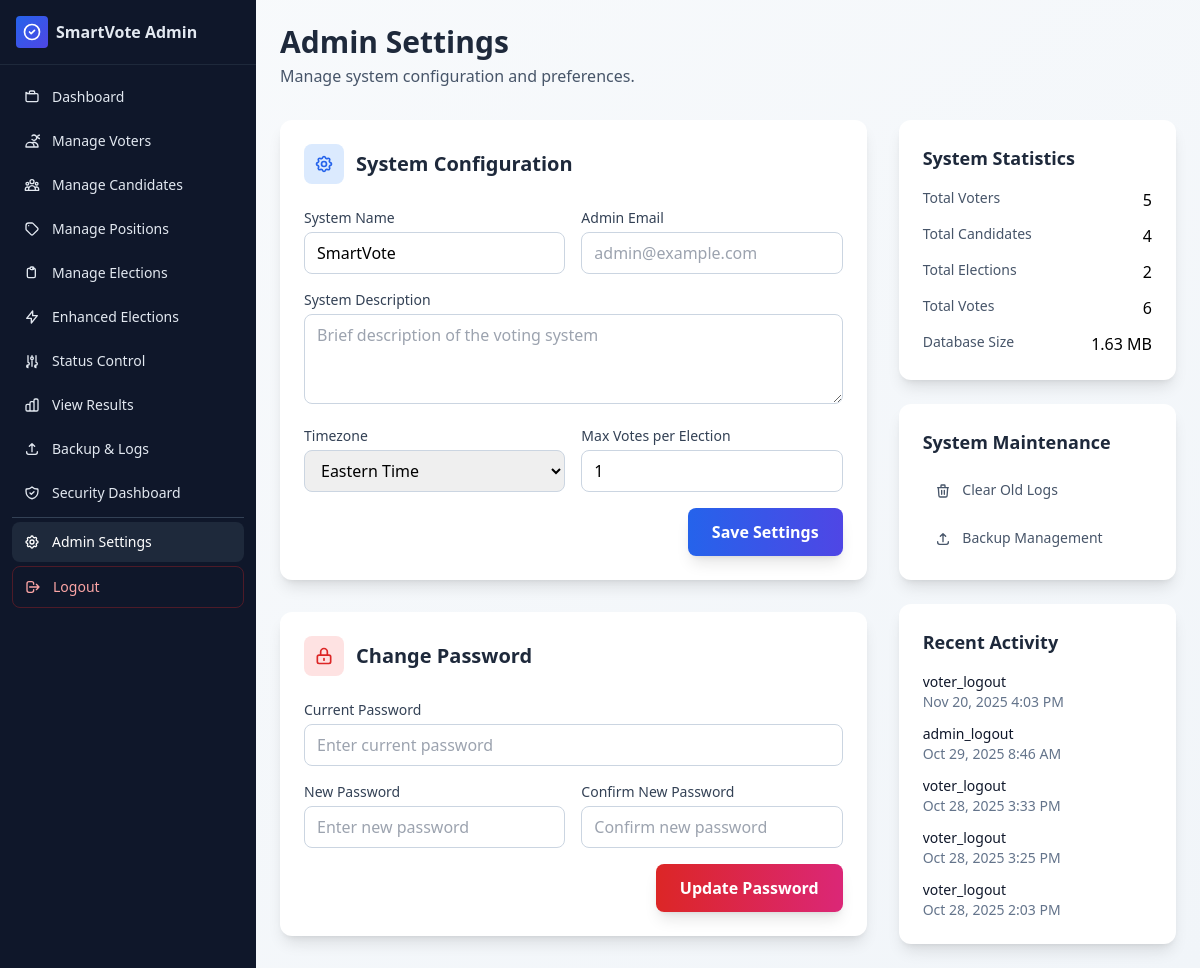
The page /admin/settings.php (signed in) on the database its author committed.
### tables this page shows
CREATE TABLE `system_logs` (
  `id` int(11) NOT NULL AUTO_INCREMENT,
  `user_id` int(11) DEFAULT NULL,
  `user_type` enum('admin','voter') DEFAULT NULL,
  `action` varchar(100) NOT NULL,
  `description` text DEFAULT NULL,
  `ip_address` varchar(45) DEFAULT NULL,
  `user_agent` text DEFAULT NULL,
  `created_at` timestamp NOT NULL DEFAULT current_timestamp(),
  PRIMARY KEY (`id`),
  KEY `idx_user_id` (`user_id`),
  KEY `idx_user_type` (`user_type`),
  KEY `idx_action` (`action`),
  KEY `idx_created_at` (`created_at`)
);

### admin/settings.php (the view, shortened to what this page needs)
<?php
require_once __DIR__ . '/../includes/db_connect.php';
$settings = [];
$settingsQuery = $pdo->query("SELECT setting_key, setting_value FROM system_settings");
while ($row = $settingsQuery->fetch(PDO::FETCH_ASSOC)) {
    $settings[$row['setting_key']] = $row['setting_value'];
}
$stats = [];
$stats['total_voters'] = $pdo->query("SELECT COUNT(*) FROM voters")->fetchColumn();
$stats['total_candidates'] = $pdo->query("SELECT COUNT(*) FROM candidates")->fetchColumn();
$stats['total_elections'] = $pdo->query("SELECT COUNT(*) FROM elections")->fetchColumn();
$stats['total_votes'] = $pdo->query("SELECT COUNT(*) FROM votes")->fetchColumn();
$stats['total_logs'] = $pdo->query("SELECT COUNT(*) FROM system_logs")->fetchColumn();
$recentActivity = $pdo->query("
    SELECT * FROM system_logs
    ORDER BY created_at DESC
    LIMIT 10
")->fetchAll();
$dbSize = $pdo->query("
    SELECT ROUND(SUM(data_length + index_length) / 1024 / 1024, 2) AS 'DB Size in MB'
    FROM information_schema.tables
    WHERE table_schema = DATABASE()
")->fetchColumn();
?>
<!DOCTYPE html>
<html lang="en">
<head>
    <script src="https://cdn.tailwindcss.com"></script>
</head>
<body class="bg-gradient-to-br from-slate-50 to-slate-100 min-h-screen">
    <?php include __DIR__ . '/includes/sidebar.php'; ?>
    <main class="lg:ml-64 p-4 lg:p-6 pt-16 lg:pt-6 min-h-screen">
            <div class="mb-8">
                <h1 class="text-3xl font-bold text-slate-800">Admin Settings</h1>
                <p class="text-slate-600 mt-1">Manage system configuration and preferences.</p>
            </div>
            <div class="grid grid-cols-1 lg:grid-cols-3 gap-8">
                <div class="lg:col-span-2 space-y-8">
                    <div class="bg-white rounded-xl shadow-lg p-6">
                        <div class="flex items-center mb-6">
                            <div class="w-10 h-10 bg-blue-100 rounded-lg flex items-center justify-center mr-3">
                            </div>
                            <h2 class="text-xl font-semibold text-slate-800">System Configuration</h2>
                        </div>
                        <form method="post" class="space-y-4">
                            <div class="grid grid-cols-1 md:grid-cols-2 gap-4">
                                <div>
                                    <label class="block text-sm font-medium text-slate-700 mb-1">System Name</label>
                                    <input name="system_name" value="<?php echo htmlspecialchars($settings['system_name'] ?? 'SmartVote'); ?>"
                                           placeholder="Enter system name"
                                           class="w-full border border-slate-300 rounded-lg px-3 py-2 focus:outline-none focus:ring-2 focus:ring-brand focus:border-transparent">
                                </div>
                                <div>
                                    <label class="block text-sm font-medium text-slate-700 mb-1">Admin Email</label>
                                    <input type="email" name="admin_email" value="<?php echo htmlspecialchars($settings['admin_email'] ?? ''); ?>"
                                           placeholder="admin@example.com"
                                           class="w-full border border-slate-300 rounded-lg px-3 py-2 focus:outline-none focus:ring-2 focus:ring-brand focus:border-transparent">
                                </div>
                            </div>
                            <div>
                                <label class="block text-sm font-medium text-slate-700 mb-1">System Description</label>
                                <textarea name="system_description" rows="3"
                                          placeholder="Brief description of the voting system"
                                          class="w-full border border-slate-300 rounded-lg px-3 py-2 focus:outline-none focus:ring-2 focus:ring-brand focus:border-transparent"><?php echo htmlspecialchars($settings['system_description'] ?? ''); ?></textarea>
                            </div>
                            <div class="grid grid-cols-1 md:grid-cols-2 gap-4">
                                <div>
                                    <label class="block text-sm font-medium text-slate-700 mb-1">Timezone</label>
                                    <select name="timezone" class="w-full border border-slate-300 rounded-lg px-3 py-2 focus:outline-none focus:ring-2 focus:ring-brand focus:border-transparent">
                                        <option value="America/New_York" <?php echo ($settings['timezone'] ?? '') === 'America/New_York' ? 'selected' : ''; ?>>Eastern Time</option>
                                    </select>
                                </div>
                                <div>
                                    <label class="block text-sm font-medium text-slate-700 mb-1">Max Votes per Election</label>
                                    <input type="number" name="max_votes_per_election" min="1" max="10"
                                           value="<?php echo (int)($settings['max_votes_per_election'] ?? 1); ?>"
                                           class="w-full border border-slate-300 rounded-lg px-3 py-2 focus:outline-none focus:ring-2 focus:ring-brand focus:border-transparent">
                                </div>
                            </div>
                            <div class="flex justify-end">
                                <button type="submit" class="bg-gradient-to-r from-blue-600 to-indigo-600 hover:from-blue-700 hover:to-indigo-700 text-white rounded-lg px-6 py-3 font-semibold shadow-lg hover:shadow-xl transition-all duration-200">
                                    Save Settings
                                </button>
                            </div>
                        </form>
                    </div>
                    <div class="bg-white rounded-xl shadow-lg p-6">
                        <div class="flex items-center mb-6">
                            <div class="w-10 h-10 bg-red-100 rounded-lg flex items-center justify-center mr-3">
                                <svg class="w-5 h-5 text-red-600" fill="none" stroke="currentColor" viewBox="0 0 24 24">
                                    <path stroke-linecap="round" stroke-linejoin="round" stroke-width="2" d="M12 15v2m-6 4h12a2 2 0 002-2v-6a2 2 0 00-2-2H6a2 2 0 00-2 2v6a2 2 0 002 2zm10-10V7a4 4 0 00-8 0v4h8z"></path>
                                </svg>
                            </div>
                            <h2 class="text-xl font-semibold text-slate-800">Change Password</h2>
                        </div>
                        <form method="post" class="space-y-4">
                            <div>
                                <label class="block text-sm font-medium text-slate-700 mb-1">Current Password</label>
                                <input type="password" name="current_password" required
                                       placeholder="Enter current password"
                                       class="w-full border border-slate-300 rounded-lg px-3 py-2 focus:outline-none focus:ring-2 focus:ring-brand focus:border-transparent">
                            </div>
                            <div class="grid grid-cols-1 md:grid-cols-2 gap-4">
                                <div>
                                    <label class="block text-sm font-medium text-slate-700 mb-1">New Password</label>
                                    <input type="password" name="new_password" required minlength="6"
                                           placeholder="Enter new password"
                                           class="w-full border border-slate-300 rounded-lg px-3 py-2 focus:outline-none focus:ring-2 focus:ring-brand focus:border-transparent">
                                </div>
                                <div>
                                    <label class="block text-sm font-medium text-slate-700 mb-1">Confirm New Password</label>
                                    <input type="password" name="confirm_password" required minlength="6"
                                           placeholder="Confirm new password"
                                           class="w-full border border-slate-300 rounded-lg px-3 py-2 focus:outline-none focus:ring-2 focus:ring-brand focus:border-transparent">
                                </div>
                            </div>
                            <div class="flex justify-end">
                                <button type="submit" class="bg-gradient-to-r from-red-600 to-pink-600 hover:from-red-700 hover:to-pink-700 text-white rounded-lg px-6 py-3 font-semibold shadow-lg hover:shadow-xl transition-all duration-200">
                                    Update Password
                                </button>
                            </div>
                        </form>
                    </div>
                </div>
                <div class="space-y-6">
                    <div class="bg-white rounded-xl shadow-lg p-6">
                        <h3 class="text-lg font-semibold text-slate-800 mb-4">System Statistics</h3>
                        <div class="space-y-3">
                            <div class="flex justify-between">
                                <span class="text-sm text-slate-600">Total Voters</span>
                                <span class="font-medium"><?php echo number_format($stats['total_voters']); ?></span>
                            </div>
                            <div class="flex justify-between">
                                <span class="text-sm text-slate-600">Total Candidates</span>
                                <span class="font-medium"><?php echo number_format($stats['total_candidates']); ?></span>
                            </div>
                            <div class="flex justify-between">
                                <span class="text-sm text-slate-600">Total Elections</span>
                                <span class="font-medium"><?php echo number_format($stats['total_elections']); ?></span>
                            </div>
                            <div class="flex justify-between">
                                <span class="text-sm text-slate-600">Total Votes</span>
                                <span class="font-medium"><?php echo number_format($stats['total_votes']); ?></span>
                            </div>
                            <div class="flex justify-between">
                                <span class="text-sm text-slate-600">Database Size</span>
                                <span class="font-medium"><?php echo $dbSize; ?> MB</span>
                            </div>
                        </div>
                    </div>
                    <div class="bg-white rounded-xl shadow-lg p-6">
                        <h3 class="text-lg font-semibold text-slate-800 mb-4">System Maintenance</h3>
                        <div class="space-y-3">
                            <form method="post" class="inline">
                                <button type="submit" class="w-full text-left px-3 py-2 text-sm text-slate-600 hover:bg-slate-50 rounded-lg transition-colors"
                                        onclick="return confirm('Are you sure you want to clear old logs?')">
                                    <svg class="w-4 h-4 inline mr-2" fill="none" stroke="currentColor" viewBox="0 0 24 24">
                                        <path stroke-linecap="round" stroke-linejoin="round" stroke-width="2" d="M19 7l-.867 12.142A2 2 0 0116.138 21H7.862a2 2 0 01-1.995-1.858L5 7m5 4v6m4-6v6m1-10V4a1 1 0 00-1-1h-4a1 1 0 00-1 1v3M4 7h16"></path>
                                    </svg>
                                    Clear Old Logs
                                </button>
                            </form>
                            <a href="backup_management.php" class="block w-full text-left px-3 py-2 text-sm text-slate-600 hover:bg-slate-50 rounded-lg transition-colors">
                                <svg class="w-4 h-4 inline mr-2" fill="none" stroke="currentColor" viewBox="0 0 24 24">
                                    <path stroke-linecap="round" stroke-linejoin="round" stroke-width="2" d="M4 16v1a3 3 0 003 3h10a3 3 0 003-3v-1m-4-8l-4-4m0 0L8 8m4-4v12"></path>
                                </svg>
                                Backup Management
                            </a>
                        </div>
                    </div>
                    <div class="bg-white rounded-xl shadow-lg p-6">
                        <h3 class="text-lg font-semibold text-slate-800 mb-4">Recent Activity</h3>
                        <div class="space-y-3 max-h-64 overflow-y-auto">
                            <?php if (empty($recentActivity)): ?>
                                <p class="text-sm text-slate-500">No recent activity</p>
                            <?php else: ?>
                                <?php foreach ($recentActivity as $activity): ?>
                                    <div class="text-sm">
                                        <div class="font-medium text-slate-900"><?php echo htmlspecialchars($activity['action']); ?></div>
                                        <div class="text-slate-500"><?php echo date('M j, Y g:i A', strtotime($activity['created_at'])); ?></div>
                                    </div>
                                <?php endforeach; ?>
                            <?php endif; ?>
                        </div>
                    </div>
                </div>
            </div>
        </main>
</body>
</html>

### rows shown on the page
system_logs: id "5", user "2", action "voter_logout", created_at "Nov 20, 2025 4:03 PM"
system_logs: action "admin_logout", created_at "Oct 29, 2025 8:46 AM"
system_logs: action "voter_logout", created_at "Oct 28, 2025 3:33 PM"
system_logs: action "voter_logout", created_at "Oct 28, 2025 3:25 PM"
system_logs: action "voter_logout", created_at "Oct 28, 2025 2:03 PM"

### other values the page prints
$sidebarConfig['brand']['title'] "SmartVote Admin"
$item['title'] "Dashboard"
$item['title'] "Manage Voters"
$item['title'] "Manage Candidates"
$item['title'] "Manage Positions"
$item['title'] "Manage Elections"
$item['title'] "Enhanced Elections"
$item['title'] "Status Control"
$item['title'] "View Results"
$item['title'] "Backup & Logs"
$item['title'] "Security Dashboard"
$item['title'] "Admin Settings"
$logoutConfig['title'] "Logout"
$stats['total_candidates'] "4"
$stats['total_votes'] "6"
